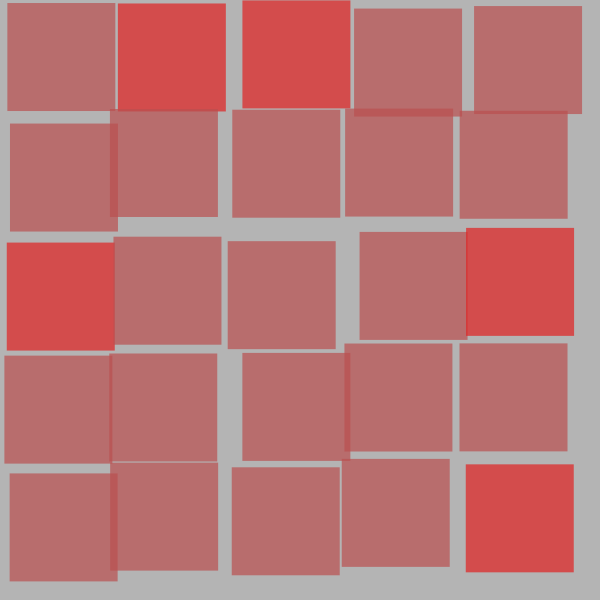
Frame 1 (no input)
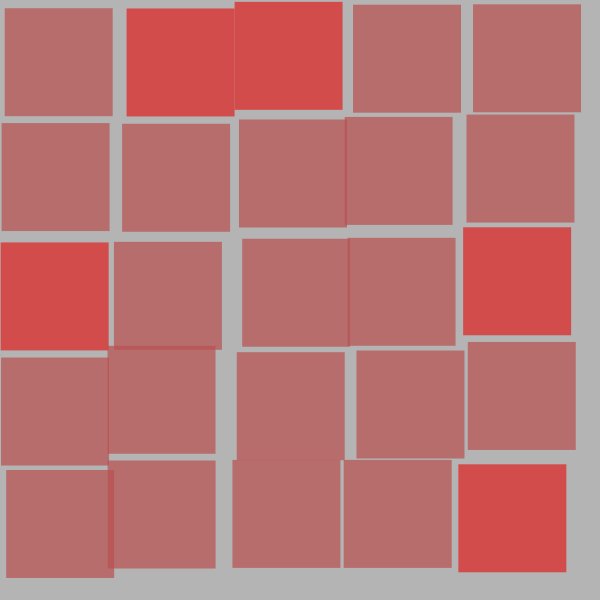
Frame 2 (the mouse pressed at the canvas centre, redrawn once)

The Processing sketch that drew these frames (run headless with seeded random() and noise(); the mouse was pressed at the canvas centre and the sketch redrawn once):

// Processing sketch: processing_152985
// ── processing_152985.pde

/*
 * Creative Coding
 * Week 2, Molnar
 * by RR
 * Copyright (c) 2014 RR
 *
 * Attempts to reproduce the Molnar squares
 *
 */

void setup() {
  randomSeed(hour()+minute()+second()+millis());
  size(600, 600);
  rectMode(CORNER);
  noStroke();
  noLoop();
  
}


void draw() {

  background(180); // clear the screen to grey
  
  int num = 5;   // number of squares each frame
  int initX = 117;
  int initY = 117; //these are the size of the squares
 

    for (int i=0; i<num; i++) {
      for (int j=0; j<num; j++) {
       
        // calculate square offset
        float tempLo;
        float tempHi;
        if(i == 0  || i == num-1 || j == 0 || j == num-1){
          if(i == 0 || j == 0){
            tempLo = 0;
            tempHi = 10;
          }
          else
          {tempLo = -10;
          tempHi = 0;
        }}
        else
          {tempLo = -10;
          tempHi = 10;
        }
  float offSetX = random(tempLo, tempHi);
  float offSetY = random(tempLo, tempHi); 
  
  //Colour change
  if((i == 0 && (j == 1 || j == 2)) || ( i == 2 && (j == 0 || j == 4)) || (i == 4 && j  == 4)){
    fill(224, 32, 32, 180);}
    else {
      fill(185, 79, 79, 180);
    }
        rect(initX * j + offSetX, initY * i + offSetY, 108, 108);
      }
    }
} //end of draw 
